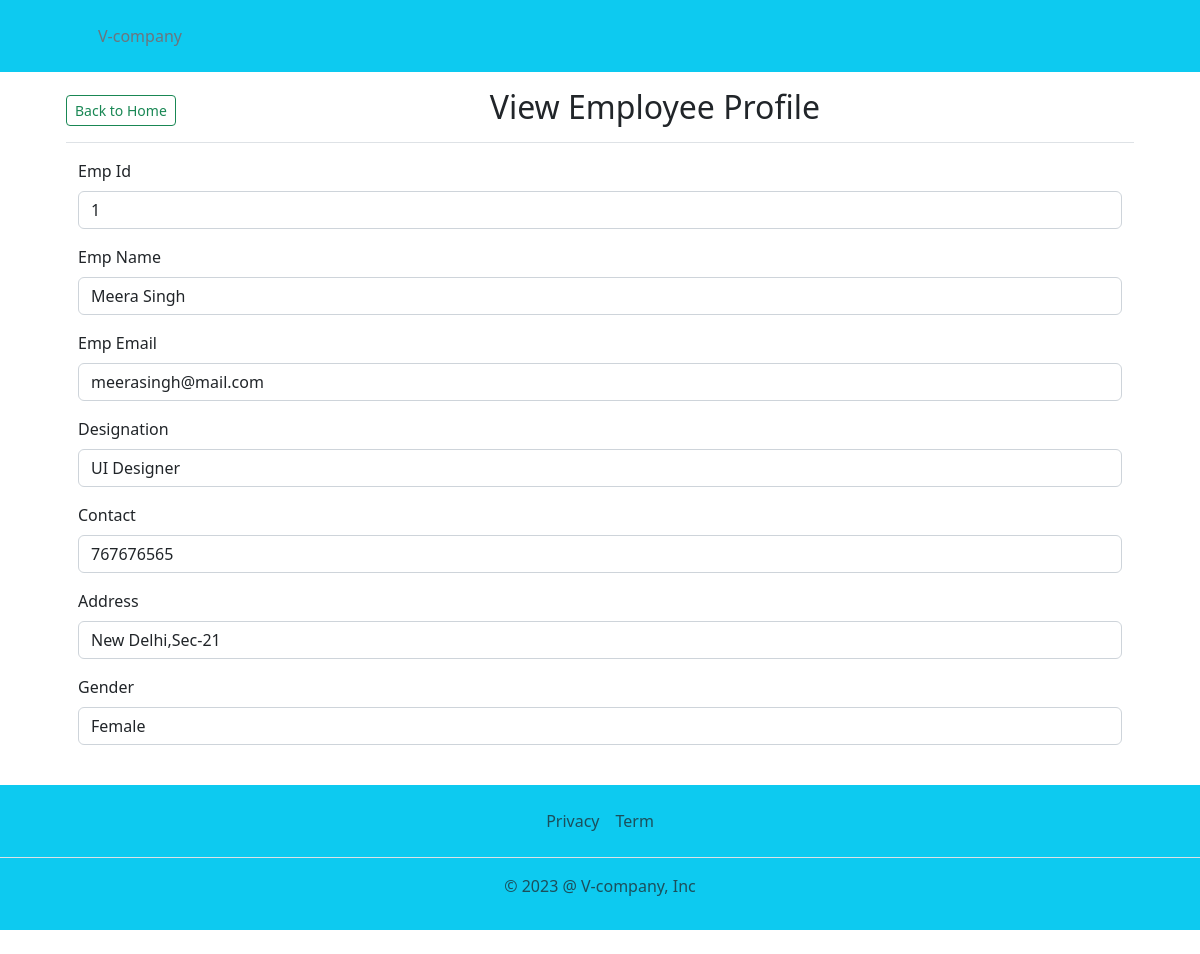
The page /View.php?id=14 on the database its author committed.
### tables this page shows
CREATE TABLE `cc` (
  `id` int(11) NOT NULL,
  `emp_id` varchar(20) NOT NULL,
  `emp_name` varchar(100) NOT NULL,
  `emp_email` varchar(100) NOT NULL,
  `gender` varchar(50) NOT NULL,
  `designation` varchar(100) NOT NULL,
  `contact` varchar(14) NOT NULL,
  `address` varchar(100) NOT NULL
);

### view.php (the view, shortened to what this page needs)
<?php
require 'dbconnect.php' ;
?>
<!DOCTYPE html>
<html lang="en">
<head>
    <link rel="stylesheet" href="css/bootstrap.min.css">
</head>
<body>
<?php include 'include/header.php' ?>
<div class="container">
<main class="col-md-12 ms-sm-auto col-lg-12 px-md-4">
      <div class="d-flex justify-content-between flex-wrap flex-md-nowrap align-items-center pt-3 pb-2 mb-3 border-bottom">
        <h2 class="h2">
                  <a class="btn btn-sm btn-outline-success" href="index.php">Back to Home </a>
                </h2>
                <h2 class="text-center">View Employee Profile </h2>
      </div>
      <div class="table-responsive">
      <div class="container">
        <?php
        if(isset($_GET['id']))
        {
          $cc_id = mysqli_real_escape_string($conn, $_GET['id']);
          $sql = "SELECT * FROM cc WHERE id='$cc_id'";
          $sql_run = mysqli_query($conn,$sql);
          if(mysqli_num_rows($sql_run)>0)
          {
            $cc = mysqli_fetch_array($sql_run);
            ?>
            <div class="mb-3">
          <label for="" class="form-label">Emp Id</label>
          <input type="text" name="emp_id" value="<?= $cc['emp_id'];?>" id="" class="form-control" placeholder="" aria-describedby="helpId">
        </div>
        <div class="mb-3">
          <label for="" class="form-label">Emp Name</label>
          <input type="text" name="emp_name" value="<?= $cc['emp_name'];?>" id="" class="form-control" placeholder="" aria-describedby="helpId">
        </div>
        <div class="mb-3">
          <label for="" class="form-label">Emp Email</label>
          <input type="email" class="form-control" value="<?= $cc['emp_email'];?>" name="emp_email" id="" aria-describedby="emailHelpId" placeholder="">
        </div>
        <div class="mb-3">
          <label for="" class="form-label">Designation</label>
          <input type="designation" class="form-control" value="<?= $cc['designation'];?>" name="designation" id="" placeholder="">
        </div>
        <div class="mb-3">
          <label for="" class="form-label">Contact</label>
          <input type="contact" class="form-control" value="<?= $cc['contact'];?>" name="contact" id="" placeholder="">
        </div>
        <div class="mb-3">
          <label for="" class="form-label">Address</label>
          <input type="address" class="form-control" value="<?= $cc['address'];?>" name="address" id="" placeholder="">
        </div>
        <div class="mb-3">
          <label for="" class="form-label">Gender</label>
          <input type="gender" class="form-control" value="<?= $cc['gender'];?>" name="gender" id="" placeholder="">
        </div>
      <?php
          }
          else
          {
            echo "No Profile";
          }
        }
        ?>
    </main>
    </div>
    <?php include 'include/footer.php' ?>
</body>
</html>

### rows shown on the page
cc: emp_id "1", emp_name "Meera Singh", emp_email "meerasingh@mail.com", designation "UI Designer", contact "767676565", address "New Delhi,Sec-21", gender "Female"
